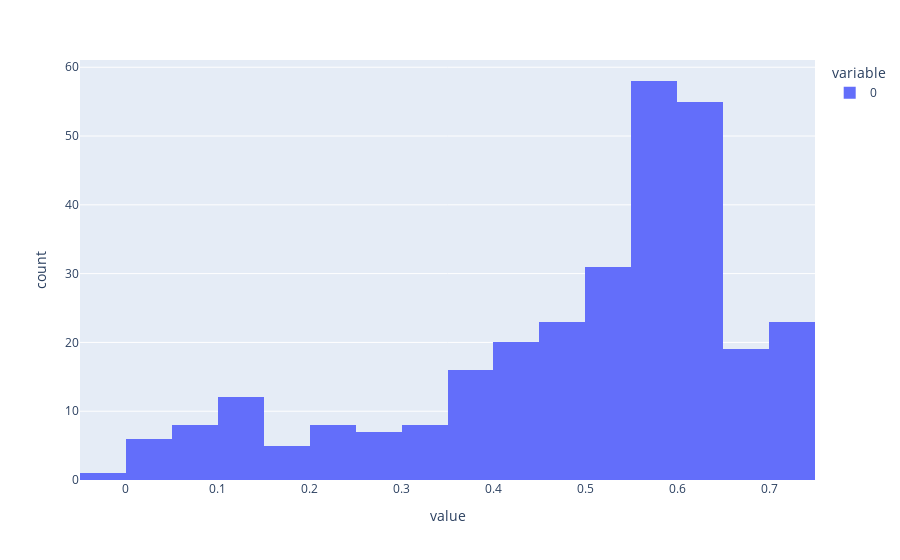

The notebook cell this image was saved under:
### Code cell
px.histogram(data_frame=s_samples)

### Figure 1 — Plotly figure (JSON) as saved in the notebook; plotly's stock layout.template omitted (floating-point values rounded to 4 significant figures; data arrays with more than 128 entries replaced by an {"elided": "..."} marker saying what was removed)
{"data": [{"alignmentgroup": "True", "bingroup": "x", "hovertemplate": "variable=0<br>value=%{x}<br>count=%{y}<extra></extra>", "legendgroup": "0", "marker": {"color": "#636efa"}, "name": "0", "offsetgroup": "0", "orientation": "v", "showlegend": true, "type": "histogram", "x": {"elided": "300 float values"}, "xaxis": "x", "yaxis": "y"}], "layout": {"autosize": true, "barmode": "relative", "legend": {"title": {"text": "variable"}, "tracegroupgap": 0}, "margin": {"t": 60}, "xaxis": {"anchor": "y", "autorange": true, "domain": [0, 1], "range": [-0.05, 0.75], "title": {"text": "value"}, "type": "linear"}, "yaxis": {"anchor": "x", "autorange": true, "domain": [0, 1], "range": [0, 61.05], "title": {"text": "count"}}}}
